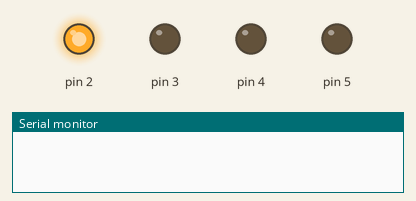
Recording of a sketch running on a simulated Arduino Uno, built with avr-gcc and run on an emulated ATmega328P. Shown: output pins drawn as LEDs (lit = HIGH), the last lines printed to the serial monitor.

Above: at 0.5 s.
At 2.1 s:
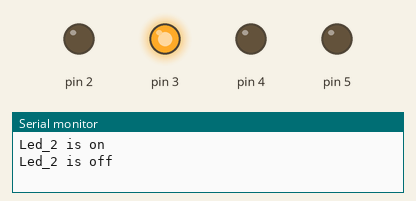
At 3.7 s:
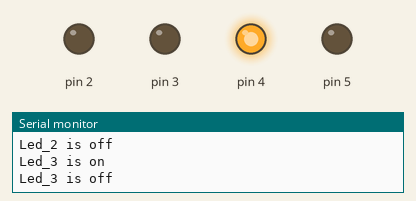
At 5.3 s:
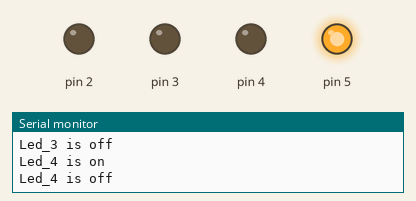
At 7.8 s:
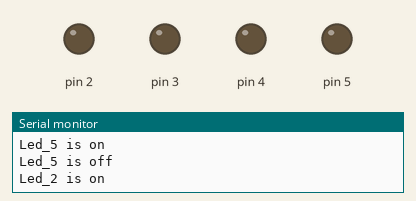
Timing chart, 0 to 8.5 s (numbered marks = the images above):
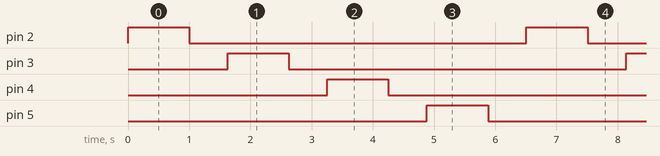

Measured:
- by itself, pin 2–5: alternates HIGH for 1.0 s and LOW for 5.5 s
- by itself, everything shown: repeats every 6.5 s, in 8 steps

The sketch:

LedBlink.ino
```cpp
void setup() {
  // put your setup code here, to run once:
Serial.begin(9600);
pinMode(2,OUTPUT);
pinMode(3,OUTPUT);
pinMode(4,OUTPUT);
pinMode(5,OUTPUT);
}

void loop() {
  // put your main code here, to run repeatedly:
for(int i=1;i<=4;i++){
  digitalWrite(i+1,1);
  delay(1000);
  Serial.print("Led_");
  Serial.print(i+1);
  Serial.print(" is on\n");
  digitalWrite(i+1,0);
  delay("1000");
  Serial.print("Led_");
  Serial.print(i+1);
  Serial.print(" is off\n");
}

}
```
